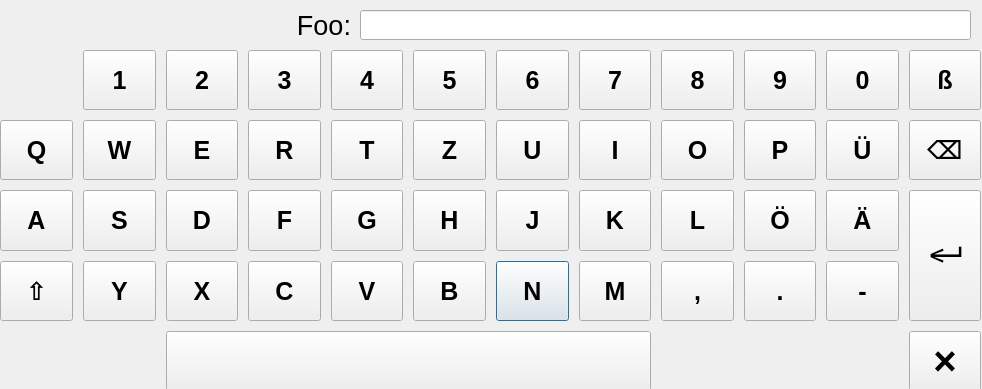
<?xml version="1.0" encoding="UTF-8"?>
<ui version="4.0">
 <class>KeyboardDialog</class>
 <widget class="QDialog" name="KeyboardDialog">
  <property name="geometry">
   <rect>
    <x>0</x>
    <y>0</y>
    <width>982</width>
    <height>389</height>
   </rect>
  </property>
  <property name="windowTitle">
   <string>Dialog</string>
  </property>
  <widget class="QLineEdit" name="lineEdit">
   <property name="geometry">
    <rect>
     <x>360</x>
     <y>10</y>
     <width>611</width>
     <height>30</height>
    </rect>
   </property>
   <property name="font">
    <font>
     <pointsize>24</pointsize>
    </font>
   </property>
   <property name="layoutDirection">
    <enum>Qt::RightToLeft</enum>
   </property>
   <property name="text">
    <string/>
   </property>
   <property name="alignment">
    <set>Qt::AlignRight|Qt::AlignTrailing|Qt::AlignVCenter</set>
   </property>
  </widget>
  <widget class="QLabel" name="label">
   <property name="geometry">
    <rect>
     <x>10</x>
     <y>10</y>
     <width>341</width>
     <height>30</height>
    </rect>
   </property>
   <property name="font">
    <font>
     <pointsize>20</pointsize>
    </font>
   </property>
   <property name="text">
    <string>Foo:</string>
   </property>
   <property name="alignment">
    <set>Qt::AlignRight|Qt::AlignTrailing|Qt::AlignVCenter</set>
   </property>
  </widget>
  <widget class="QWidget" name="gridLayoutWidget">
   <property name="geometry">
    <rect>
     <x>0</x>
     <y>50</y>
     <width>981</width>
     <height>341</height>
    </rect>
   </property>
   <layout class="QGridLayout" name="gridLayout_3">
    <property name="spacing">
     <number>10</number>
    </property>
    <item row="3" column="6">
     <widget class="QPushButton" name="pushButton_n">
      <property name="sizePolicy">
       <sizepolicy hsizetype="Expanding" vsizetype="Expanding">
        <horstretch>0</horstretch>
        <verstretch>0</verstretch>
       </sizepolicy>
      </property>
      <property name="font">
       <font>
        <pointsize>19</pointsize>
        <weight>75</weight>
        <bold>true</bold>
       </font>
      </property>
      <property name="text">
       <string>N</string>
      </property>
      <property name="iconSize">
       <size>
        <width>20</width>
        <height>20</height>
       </size>
      </property>
     </widget>
    </item>
    <item row="3" column="7">
     <widget class="QPushButton" name="pushButton_m">
      <property name="sizePolicy">
       <sizepolicy hsizetype="Expanding" vsizetype="Expanding">
        <horstretch>0</horstretch>
        <verstretch>0</verstretch>
       </sizepolicy>
      </property>
      <property name="font">
       <font>
        <pointsize>19</pointsize>
        <weight>75</weight>
        <bold>true</bold>
       </font>
      </property>
      <property name="text">
       <string>M</string>
      </property>
      <property name="iconSize">
       <size>
        <width>20</width>
        <height>20</height>
       </size>
      </property>
     </widget>
    </item>
    <item row="2" column="6">
     <widget class="QPushButton" name="pushButton_j">
      <property name="sizePolicy">
       <sizepolicy hsizetype="Expanding" vsizetype="Expanding">
        <horstretch>0</horstretch>
        <verstretch>0</verstretch>
       </sizepolicy>
      </property>
      <property name="font">
       <font>
        <pointsize>19</pointsize>
        <weight>75</weight>
        <bold>true</bold>
       </font>
      </property>
      <property name="text">
       <string>J</string>
      </property>
      <property name="iconSize">
       <size>
        <width>20</width>
        <height>20</height>
       </size>
      </property>
     </widget>
    </item>
    <item row="2" column="1">
     <widget class="QPushButton" name="pushButton_s">
      <property name="sizePolicy">
       <sizepolicy hsizetype="Expanding" vsizetype="Expanding">
        <horstretch>0</horstretch>
        <verstretch>0</verstretch>
       </sizepolicy>
      </property>
      <property name="font">
       <font>
        <pointsize>19</pointsize>
        <weight>75</weight>
        <bold>true</bold>
       </font>
      </property>
      <property name="text">
       <string>S</string>
      </property>
      <property name="iconSize">
       <size>
        <width>20</width>
        <height>20</height>
       </size>
      </property>
     </widget>
    </item>
    <item row="1" column="8">
     <widget class="QPushButton" name="pushButton_o">
      <property name="sizePolicy">
       <sizepolicy hsizetype="Expanding" vsizetype="Expanding">
        <horstretch>0</horstretch>
        <verstretch>0</verstretch>
       </sizepolicy>
      </property>
      <property name="font">
       <font>
        <pointsize>19</pointsize>
        <weight>75</weight>
        <bold>true</bold>
       </font>
      </property>
      <property name="text">
       <string>O</string>
      </property>
      <property name="iconSize">
       <size>
        <width>20</width>
        <height>20</height>
       </size>
      </property>
     </widget>
    </item>
    <item row="1" column="0">
     <widget class="QPushButton" name="pushButton_q">
      <property name="sizePolicy">
       <sizepolicy hsizetype="Expanding" vsizetype="Expanding">
        <horstretch>0</horstretch>
        <verstretch>0</verstretch>
       </sizepolicy>
      </property>
      <property name="font">
       <font>
        <pointsize>19</pointsize>
        <weight>75</weight>
        <bold>true</bold>
       </font>
      </property>
      <property name="text">
       <string>Q</string>
      </property>
      <property name="iconSize">
       <size>
        <width>20</width>
        <height>20</height>
       </size>
      </property>
     </widget>
    </item>
    <item row="1" column="7">
     <widget class="QPushButton" name="pushButton_i">
      <property name="sizePolicy">
       <sizepolicy hsizetype="Expanding" vsizetype="Expanding">
        <horstretch>0</horstretch>
        <verstretch>0</verstretch>
       </sizepolicy>
      </property>
      <property name="font">
       <font>
        <pointsize>19</pointsize>
        <weight>75</weight>
        <bold>true</bold>
       </font>
      </property>
      <property name="text">
       <string>I</string>
      </property>
      <property name="iconSize">
       <size>
        <width>20</width>
        <height>20</height>
       </size>
      </property>
     </widget>
    </item>
    <item row="1" column="1">
     <widget class="QPushButton" name="pushButton_w">
      <property name="sizePolicy">
       <sizepolicy hsizetype="Expanding" vsizetype="Expanding">
        <horstretch>0</horstretch>
        <verstretch>0</verstretch>
       </sizepolicy>
      </property>
      <property name="font">
       <font>
        <pointsize>19</pointsize>
        <weight>75</weight>
        <bold>true</bold>
       </font>
      </property>
      <property name="text">
       <string>W</string>
      </property>
      <property name="iconSize">
       <size>
        <width>20</width>
        <height>20</height>
       </size>
      </property>
     </widget>
    </item>
    <item row="1" column="6">
     <widget class="QPushButton" name="pushButton_u">
      <property name="sizePolicy">
       <sizepolicy hsizetype="Expanding" vsizetype="Expanding">
        <horstretch>0</horstretch>
        <verstretch>0</verstretch>
       </sizepolicy>
      </property>
      <property name="font">
       <font>
        <pointsize>19</pointsize>
        <weight>75</weight>
        <bold>true</bold>
       </font>
      </property>
      <property name="text">
       <string>U</string>
      </property>
      <property name="iconSize">
       <size>
        <width>20</width>
        <height>20</height>
       </size>
      </property>
     </widget>
    </item>
    <item row="2" column="2">
     <widget class="QPushButton" name="pushButton_d">
      <property name="sizePolicy">
       <sizepolicy hsizetype="Expanding" vsizetype="Expanding">
        <horstretch>0</horstretch>
        <verstretch>0</verstretch>
       </sizepolicy>
      </property>
      <property name="font">
       <font>
        <pointsize>19</pointsize>
        <weight>75</weight>
        <bold>true</bold>
       </font>
      </property>
      <property name="text">
       <string>D</string>
      </property>
      <property name="iconSize">
       <size>
        <width>20</width>
        <height>20</height>
       </size>
      </property>
     </widget>
    </item>
    <item row="3" column="9">
     <widget class="QPushButton" name="pushButton_dot">
      <property name="sizePolicy">
       <sizepolicy hsizetype="Expanding" vsizetype="Expanding">
        <horstretch>0</horstretch>
        <verstretch>0</verstretch>
       </sizepolicy>
      </property>
      <property name="font">
       <font>
        <pointsize>19</pointsize>
        <weight>75</weight>
        <bold>true</bold>
       </font>
      </property>
      <property name="text">
       <string>.</string>
      </property>
      <property name="iconSize">
       <size>
        <width>20</width>
        <height>20</height>
       </size>
      </property>
     </widget>
    </item>
    <item row="3" column="8">
     <widget class="QPushButton" name="pushButton_komma">
      <property name="sizePolicy">
       <sizepolicy hsizetype="Expanding" vsizetype="Expanding">
        <horstretch>0</horstretch>
        <verstretch>0</verstretch>
       </sizepolicy>
      </property>
      <property name="font">
       <font>
        <pointsize>19</pointsize>
        <weight>75</weight>
        <bold>true</bold>
       </font>
      </property>
      <property name="text">
       <string>,</string>
      </property>
      <property name="iconSize">
       <size>
        <width>20</width>
        <height>20</height>
       </size>
      </property>
     </widget>
    </item>
    <item row="2" column="11" rowspan="2">
     <widget class="QPushButton" name="pushButton_enter">
      <property name="sizePolicy">
       <sizepolicy hsizetype="Expanding" vsizetype="Expanding">
        <horstretch>0</horstretch>
        <verstretch>0</verstretch>
       </sizepolicy>
      </property>
      <property name="font">
       <font>
        <pointsize>32</pointsize>
       </font>
      </property>
      <property name="text">
       <string>↵</string>
      </property>
     </widget>
    </item>
    <item row="3" column="4">
     <widget class="QPushButton" name="pushButton_v">
      <property name="sizePolicy">
       <sizepolicy hsizetype="Expanding" vsizetype="Expanding">
        <horstretch>0</horstretch>
        <verstretch>0</verstretch>
       </sizepolicy>
      </property>
      <property name="font">
       <font>
        <pointsize>19</pointsize>
        <weight>75</weight>
        <bold>true</bold>
       </font>
      </property>
      <property name="text">
       <string>V</string>
      </property>
      <property name="iconSize">
       <size>
        <width>20</width>
        <height>20</height>
       </size>
      </property>
     </widget>
    </item>
    <item row="1" column="9">
     <widget class="QPushButton" name="pushButton_p">
      <property name="sizePolicy">
       <sizepolicy hsizetype="Expanding" vsizetype="Expanding">
        <horstretch>0</horstretch>
        <verstretch>0</verstretch>
       </sizepolicy>
      </property>
      <property name="font">
       <font>
        <pointsize>19</pointsize>
        <weight>75</weight>
        <bold>true</bold>
       </font>
      </property>
      <property name="text">
       <string>P</string>
      </property>
      <property name="iconSize">
       <size>
        <width>20</width>
        <height>20</height>
       </size>
      </property>
     </widget>
    </item>
    <item row="3" column="5">
     <widget class="QPushButton" name="pushButton_b">
      <property name="sizePolicy">
       <sizepolicy hsizetype="Expanding" vsizetype="Expanding">
        <horstretch>0</horstretch>
        <verstretch>0</verstretch>
       </sizepolicy>
      </property>
      <property name="font">
       <font>
        <pointsize>19</pointsize>
        <weight>75</weight>
        <bold>true</bold>
       </font>
      </property>
      <property name="text">
       <string>B</string>
      </property>
      <property name="iconSize">
       <size>
        <width>20</width>
        <height>20</height>
       </size>
      </property>
     </widget>
    </item>
    <item row="2" column="7">
     <widget class="QPushButton" name="pushButton_k">
      <property name="sizePolicy">
       <sizepolicy hsizetype="Expanding" vsizetype="Expanding">
        <horstretch>0</horstretch>
        <verstretch>0</verstretch>
       </sizepolicy>
      </property>
      <property name="font">
       <font>
        <pointsize>19</pointsize>
        <weight>75</weight>
        <bold>true</bold>
       </font>
      </property>
      <property name="text">
       <string>K</string>
      </property>
      <property name="iconSize">
       <size>
        <width>20</width>
        <height>20</height>
       </size>
      </property>
     </widget>
    </item>
    <item row="1" column="2">
     <widget class="QPushButton" name="pushButton_e">
      <property name="sizePolicy">
       <sizepolicy hsizetype="Expanding" vsizetype="Expanding">
        <horstretch>0</horstretch>
        <verstretch>0</verstretch>
       </sizepolicy>
      </property>
      <property name="font">
       <font>
        <pointsize>19</pointsize>
        <weight>75</weight>
        <bold>true</bold>
       </font>
      </property>
      <property name="text">
       <string>E</string>
      </property>
      <property name="iconSize">
       <size>
        <width>20</width>
        <height>20</height>
       </size>
      </property>
     </widget>
    </item>
    <item row="3" column="2">
     <widget class="QPushButton" name="pushButton_x">
      <property name="sizePolicy">
       <sizepolicy hsizetype="Expanding" vsizetype="Expanding">
        <horstretch>0</horstretch>
        <verstretch>0</verstretch>
       </sizepolicy>
      </property>
      <property name="font">
       <font>
        <pointsize>19</pointsize>
        <weight>75</weight>
        <bold>true</bold>
       </font>
      </property>
      <property name="text">
       <string>X</string>
      </property>
      <property name="iconSize">
       <size>
        <width>20</width>
        <height>20</height>
       </size>
      </property>
     </widget>
    </item>
    <item row="3" column="3">
     <widget class="QPushButton" name="pushButton_c">
      <property name="sizePolicy">
       <sizepolicy hsizetype="Expanding" vsizetype="Expanding">
        <horstretch>0</horstretch>
        <verstretch>0</verstretch>
       </sizepolicy>
      </property>
      <property name="font">
       <font>
        <pointsize>19</pointsize>
        <weight>75</weight>
        <bold>true</bold>
       </font>
      </property>
      <property name="text">
       <string>C</string>
      </property>
      <property name="iconSize">
       <size>
        <width>20</width>
        <height>20</height>
       </size>
      </property>
     </widget>
    </item>
    <item row="2" column="10">
     <widget class="QPushButton" name="pushButton_ae">
      <property name="sizePolicy">
       <sizepolicy hsizetype="Expanding" vsizetype="Expanding">
        <horstretch>0</horstretch>
        <verstretch>0</verstretch>
       </sizepolicy>
      </property>
      <property name="font">
       <font>
        <pointsize>19</pointsize>
        <weight>75</weight>
        <bold>true</bold>
       </font>
      </property>
      <property name="text">
       <string>Ä</string>
      </property>
      <property name="iconSize">
       <size>
        <width>20</width>
        <height>20</height>
       </size>
      </property>
     </widget>
    </item>
    <item row="2" column="0">
     <widget class="QPushButton" name="pushButton_a">
      <property name="sizePolicy">
       <sizepolicy hsizetype="Expanding" vsizetype="Expanding">
        <horstretch>0</horstretch>
        <verstretch>0</verstretch>
       </sizepolicy>
      </property>
      <property name="font">
       <font>
        <pointsize>19</pointsize>
        <weight>75</weight>
        <bold>true</bold>
       </font>
      </property>
      <property name="text">
       <string>A</string>
      </property>
      <property name="iconSize">
       <size>
        <width>20</width>
        <height>20</height>
       </size>
      </property>
     </widget>
    </item>
    <item row="1" column="4">
     <widget class="QPushButton" name="pushButton_t">
      <property name="sizePolicy">
       <sizepolicy hsizetype="Expanding" vsizetype="Expanding">
        <horstretch>0</horstretch>
        <verstretch>0</verstretch>
       </sizepolicy>
      </property>
      <property name="font">
       <font>
        <pointsize>19</pointsize>
        <weight>75</weight>
        <bold>true</bold>
       </font>
      </property>
      <property name="text">
       <string>T</string>
      </property>
      <property name="iconSize">
       <size>
        <width>20</width>
        <height>20</height>
       </size>
      </property>
     </widget>
    </item>
    <item row="1" column="5">
     <widget class="QPushButton" name="pushButton_z">
      <property name="sizePolicy">
       <sizepolicy hsizetype="Expanding" vsizetype="Expanding">
        <horstretch>0</horstretch>
        <verstretch>0</verstretch>
       </sizepolicy>
      </property>
      <property name="font">
       <font>
        <pointsize>19</pointsize>
        <weight>75</weight>
        <bold>true</bold>
       </font>
      </property>
      <property name="text">
       <string>Z</string>
      </property>
      <property name="iconSize">
       <size>
        <width>20</width>
        <height>20</height>
       </size>
      </property>
     </widget>
    </item>
    <item row="2" column="8">
     <widget class="QPushButton" name="pushButton_l">
      <property name="sizePolicy">
       <sizepolicy hsizetype="Expanding" vsizetype="Expanding">
        <horstretch>0</horstretch>
        <verstretch>0</verstretch>
       </sizepolicy>
      </property>
      <property name="font">
       <font>
        <pointsize>19</pointsize>
        <weight>75</weight>
        <bold>true</bold>
       </font>
      </property>
      <property name="text">
       <string>L</string>
      </property>
      <property name="iconSize">
       <size>
        <width>20</width>
        <height>20</height>
       </size>
      </property>
     </widget>
    </item>
    <item row="1" column="3">
     <widget class="QPushButton" name="pushButton_r">
      <property name="sizePolicy">
       <sizepolicy hsizetype="Expanding" vsizetype="Expanding">
        <horstretch>0</horstretch>
        <verstretch>0</verstretch>
       </sizepolicy>
      </property>
      <property name="font">
       <font>
        <pointsize>19</pointsize>
        <weight>75</weight>
        <bold>true</bold>
       </font>
      </property>
      <property name="text">
       <string>R</string>
      </property>
      <property name="iconSize">
       <size>
        <width>20</width>
        <height>20</height>
       </size>
      </property>
     </widget>
    </item>
    <item row="2" column="4">
     <widget class="QPushButton" name="pushButton_g">
      <property name="sizePolicy">
       <sizepolicy hsizetype="Expanding" vsizetype="Expanding">
        <horstretch>0</horstretch>
        <verstretch>0</verstretch>
       </sizepolicy>
      </property>
      <property name="font">
       <font>
        <pointsize>19</pointsize>
        <weight>75</weight>
        <bold>true</bold>
       </font>
      </property>
      <property name="text">
       <string>G</string>
      </property>
      <property name="iconSize">
       <size>
        <width>20</width>
        <height>20</height>
       </size>
      </property>
     </widget>
    </item>
    <item row="1" column="10">
     <widget class="QPushButton" name="pushButton_ue">
      <property name="sizePolicy">
       <sizepolicy hsizetype="Expanding" vsizetype="Expanding">
        <horstretch>0</horstretch>
        <verstretch>0</verstretch>
       </sizepolicy>
      </property>
      <property name="font">
       <font>
        <pointsize>19</pointsize>
        <weight>75</weight>
        <bold>true</bold>
       </font>
      </property>
      <property name="text">
       <string>Ü</string>
      </property>
      <property name="iconSize">
       <size>
        <width>20</width>
        <height>20</height>
       </size>
      </property>
     </widget>
    </item>
    <item row="2" column="3">
     <widget class="QPushButton" name="pushButton_f">
      <property name="sizePolicy">
       <sizepolicy hsizetype="Expanding" vsizetype="Expanding">
        <horstretch>0</horstretch>
        <verstretch>0</verstretch>
       </sizepolicy>
      </property>
      <property name="font">
       <font>
        <pointsize>19</pointsize>
        <weight>75</weight>
        <bold>true</bold>
       </font>
      </property>
      <property name="text">
       <string>F</string>
      </property>
      <property name="iconSize">
       <size>
        <width>20</width>
        <height>20</height>
       </size>
      </property>
     </widget>
    </item>
    <item row="2" column="9">
     <widget class="QPushButton" name="pushButton_oe">
      <property name="sizePolicy">
       <sizepolicy hsizetype="Expanding" vsizetype="Expanding">
        <horstretch>0</horstretch>
        <verstretch>0</verstretch>
       </sizepolicy>
      </property>
      <property name="font">
       <font>
        <pointsize>19</pointsize>
        <weight>75</weight>
        <bold>true</bold>
       </font>
      </property>
      <property name="text">
       <string>Ö</string>
      </property>
      <property name="iconSize">
       <size>
        <width>20</width>
        <height>20</height>
       </size>
      </property>
     </widget>
    </item>
    <item row="2" column="5">
     <widget class="QPushButton" name="pushButton_h">
      <property name="sizePolicy">
       <sizepolicy hsizetype="Expanding" vsizetype="Expanding">
        <horstretch>0</horstretch>
        <verstretch>0</verstretch>
       </sizepolicy>
      </property>
      <property name="font">
       <font>
        <pointsize>19</pointsize>
        <weight>75</weight>
        <bold>true</bold>
       </font>
      </property>
      <property name="text">
       <string>H</string>
      </property>
      <property name="iconSize">
       <size>
        <width>20</width>
        <height>20</height>
       </size>
      </property>
     </widget>
    </item>
    <item row="3" column="10">
     <widget class="QPushButton" name="pushButton_minus">
      <property name="sizePolicy">
       <sizepolicy hsizetype="Expanding" vsizetype="Expanding">
        <horstretch>0</horstretch>
        <verstretch>0</verstretch>
       </sizepolicy>
      </property>
      <property name="font">
       <font>
        <pointsize>19</pointsize>
        <weight>75</weight>
        <bold>true</bold>
       </font>
      </property>
      <property name="text">
       <string>-</string>
      </property>
      <property name="iconSize">
       <size>
        <width>20</width>
        <height>20</height>
       </size>
      </property>
     </widget>
    </item>
    <item row="3" column="1">
     <widget class="QPushButton" name="pushButton_y">
      <property name="sizePolicy">
       <sizepolicy hsizetype="Expanding" vsizetype="Expanding">
        <horstretch>0</horstretch>
        <verstretch>0</verstretch>
       </sizepolicy>
      </property>
      <property name="font">
       <font>
        <pointsize>19</pointsize>
        <weight>75</weight>
        <bold>true</bold>
       </font>
      </property>
      <property name="text">
       <string>Y</string>
      </property>
      <property name="iconSize">
       <size>
        <width>20</width>
        <height>20</height>
       </size>
      </property>
     </widget>
    </item>
    <item row="1" column="11">
     <widget class="QPushButton" name="pushButton_backspace">
      <property name="sizePolicy">
       <sizepolicy hsizetype="Expanding" vsizetype="Expanding">
        <horstretch>0</horstretch>
        <verstretch>0</verstretch>
       </sizepolicy>
      </property>
      <property name="font">
       <font>
        <pointsize>19</pointsize>
        <weight>75</weight>
        <bold>true</bold>
       </font>
      </property>
      <property name="text">
       <string>⌫</string>
      </property>
      <property name="iconSize">
       <size>
        <width>20</width>
        <height>20</height>
       </size>
      </property>
     </widget>
    </item>
    <item row="0" column="11">
     <widget class="QPushButton" name="pushButton_sz">
      <property name="sizePolicy">
       <sizepolicy hsizetype="Expanding" vsizetype="Expanding">
        <horstretch>0</horstretch>
        <verstretch>0</verstretch>
       </sizepolicy>
      </property>
      <property name="font">
       <font>
        <pointsize>19</pointsize>
        <weight>75</weight>
        <bold>true</bold>
       </font>
      </property>
      <property name="text">
       <string>ß</string>
      </property>
      <property name="iconSize">
       <size>
        <width>20</width>
        <height>20</height>
       </size>
      </property>
     </widget>
    </item>
    <item row="0" column="10">
     <widget class="QPushButton" name="pushButton_0">
      <property name="sizePolicy">
       <sizepolicy hsizetype="Expanding" vsizetype="Expanding">
        <horstretch>0</horstretch>
        <verstretch>0</verstretch>
       </sizepolicy>
      </property>
      <property name="font">
       <font>
        <pointsize>19</pointsize>
        <weight>75</weight>
        <bold>true</bold>
       </font>
      </property>
      <property name="text">
       <string>0</string>
      </property>
      <property name="iconSize">
       <size>
        <width>20</width>
        <height>20</height>
       </size>
      </property>
     </widget>
    </item>
    <item row="0" column="9">
     <widget class="QPushButton" name="pushButton_9">
      <property name="sizePolicy">
       <sizepolicy hsizetype="Expanding" vsizetype="Expanding">
        <horstretch>0</horstretch>
        <verstretch>0</verstretch>
       </sizepolicy>
      </property>
      <property name="font">
       <font>
        <pointsize>19</pointsize>
        <weight>75</weight>
        <bold>true</bold>
       </font>
      </property>
      <property name="text">
       <string>9</string>
      </property>
      <property name="iconSize">
       <size>
        <width>20</width>
        <height>20</height>
       </size>
      </property>
     </widget>
    </item>
    <item row="0" column="8">
     <widget class="QPushButton" name="pushButton_8">
      <property name="sizePolicy">
       <sizepolicy hsizetype="Expanding" vsizetype="Expanding">
        <horstretch>0</horstretch>
        <verstretch>0</verstretch>
       </sizepolicy>
      </property>
      <property name="font">
       <font>
        <pointsize>19</pointsize>
        <weight>75</weight>
        <bold>true</bold>
       </font>
      </property>
      <property name="text">
       <string>8</string>
      </property>
      <property name="iconSize">
       <size>
        <width>20</width>
        <height>20</height>
       </size>
      </property>
     </widget>
    </item>
    <item row="0" column="7">
     <widget class="QPushButton" name="pushButton_7">
      <property name="sizePolicy">
       <sizepolicy hsizetype="Expanding" vsizetype="Expanding">
        <horstretch>0</horstretch>
        <verstretch>0</verstretch>
       </sizepolicy>
      </property>
      <property name="font">
       <font>
        <pointsize>19</pointsize>
        <weight>75</weight>
        <bold>true</bold>
       </font>
      </property>
      <property name="text">
       <string>7</string>
      </property>
      <property name="iconSize">
       <size>
        <width>20</width>
        <height>20</height>
       </size>
      </property>
     </widget>
    </item>
    <item row="0" column="6">
     <widget class="QPushButton" name="pushButton_6">
      <property name="sizePolicy">
       <sizepolicy hsizetype="Expanding" vsizetype="Expanding">
        <horstretch>0</horstretch>
        <verstretch>0</verstretch>
       </sizepolicy>
      </property>
      <property name="font">
       <font>
        <pointsize>19</pointsize>
        <weight>75</weight>
        <bold>true</bold>
       </font>
      </property>
      <property name="text">
       <string>6</string>
      </property>
      <property name="iconSize">
       <size>
        <width>20</width>
        <height>20</height>
       </size>
      </property>
     </widget>
    </item>
    <item row="0" column="5">
     <widget class="QPushButton" name="pushButton_5">
      <property name="sizePolicy">
       <sizepolicy hsizetype="Expanding" vsizetype="Expanding">
        <horstretch>0</horstretch>
        <verstretch>0</verstretch>
       </sizepolicy>
      </property>
      <property name="font">
       <font>
        <pointsize>19</pointsize>
        <weight>75</weight>
        <bold>true</bold>
       </font>
      </property>
      <property name="text">
       <string>5</string>
      </property>
      <property name="iconSize">
       <size>
        <width>20</width>
        <height>20</height>
       </size>
      </property>
     </widget>
    </item>
    <item row="0" column="4">
     <widget class="QPushButton" name="pushButton_4">
      <property name="sizePolicy">
       <sizepolicy hsizetype="Expanding" vsizetype="Expanding">
        <horstretch>0</horstretch>
        <verstretch>0</verstretch>
       </sizepolicy>
      </property>
      <property name="font">
       <font>
        <pointsize>19</pointsize>
        <weight>75</weight>
        <bold>true</bold>
       </font>
      </property>
      <property name="text">
       <string>4</string>
      </property>
      <property name="iconSize">
       <size>
        <width>20</width>
        <height>20</height>
       </size>
      </property>
     </widget>
    </item>
    <item row="0" column="3">
     <widget class="QPushButton" name="pushButton_3">
      <property name="sizePolicy">
       <sizepolicy hsizetype="Expanding" vsizetype="Expanding">
        <horstretch>0</horstretch>
        <verstretch>0</verstretch>
       </sizepolicy>
      </property>
      <property name="font">
       <font>
        <pointsize>19</pointsize>
        <weight>75</weight>
        <bold>true</bold>
       </font>
      </property>
      <property name="text">
       <string>3</string>
      </property>
      <property name="iconSize">
       <size>
        <width>20</width>
        <height>20</height>
       </size>
      </property>
     </widget>
    </item>
    <item row="0" column="2">
     <widget class="QPushButton" name="pushButton_2">
      <property name="sizePolicy">
       <sizepolicy hsizetype="Expanding" vsizetype="Expanding">
        <horstretch>0</horstretch>
        <verstretch>0</verstretch>
       </sizepolicy>
      </property>
      <property name="font">
       <font>
        <pointsize>19</pointsize>
        <weight>75</weight>
        <bold>true</bold>
       </font>
      </property>
      <property name="text">
       <string>2</string>
      </property>
      <property name="iconSize">
       <size>
        <width>20</width>
        <height>20</height>
       </size>
      </property>
     </widget>
    </item>
    <item row="0" column="1">
     <widget class="QPushButton" name="pushButton_1">
      <property name="sizePolicy">
       <sizepolicy hsizetype="Expanding" vsizetype="Expanding">
        <horstretch>0</horstretch>
        <verstretch>0</verstretch>
       </sizepolicy>
      </property>
      <property name="font">
       <font>
        <pointsize>19</pointsize>
        <weight>75</weight>
        <bold>true</bold>
       </font>
      </property>
      <property name="text">
       <string>1</string>
      </property>
      <property name="iconSize">
       <size>
        <width>20</width>
        <height>20</height>
       </size>
      </property>
     </widget>
    </item>
    <item row="4" column="2" colspan="6">
     <widget class="QPushButton" name="pushButton_space">
      <property name="sizePolicy">
       <sizepolicy hsizetype="Expanding" vsizetype="Expanding">
        <horstretch>0</horstretch>
        <verstretch>0</verstretch>
       </sizepolicy>
      </property>
      <property name="font">
       <font>
        <pointsize>19</pointsize>
        <weight>75</weight>
        <bold>true</bold>
       </font>
      </property>
      <property name="text">
       <string> </string>
      </property>
      <property name="iconSize">
       <size>
        <width>20</width>
        <height>20</height>
       </size>
      </property>
     </widget>
    </item>
    <item row="4" column="11">
     <widget class="QPushButton" name="pushButton_abort">
      <property name="sizePolicy">
       <sizepolicy hsizetype="Expanding" vsizetype="Expanding">
        <horstretch>0</horstretch>
        <verstretch>0</verstretch>
       </sizepolicy>
      </property>
      <property name="font">
       <font>
        <pointsize>30</pointsize>
        <weight>75</weight>
        <bold>true</bold>
       </font>
      </property>
      <property name="text">
       <string>×</string>
      </property>
      <property name="iconSize">
       <size>
        <width>20</width>
        <height>20</height>
       </size>
      </property>
     </widget>
    </item>
    <item row="3" column="0">
     <widget class="QPushButton" name="pushButton_shift">
      <property name="sizePolicy">
       <sizepolicy hsizetype="Expanding" vsizetype="Expanding">
        <horstretch>0</horstretch>
        <verstretch>0</verstretch>
       </sizepolicy>
      </property>
      <property name="font">
       <font>
        <pointsize>19</pointsize>
        <weight>75</weight>
        <bold>true</bold>
       </font>
      </property>
      <property name="text">
       <string>⇧</string>
      </property>
      <property name="iconSize">
       <size>
        <width>20</width>
        <height>20</height>
       </size>
      </property>
     </widget>
    </item>
   </layout>
  </widget>
 </widget>
 <resources/>
 <connections/>
</ui>
